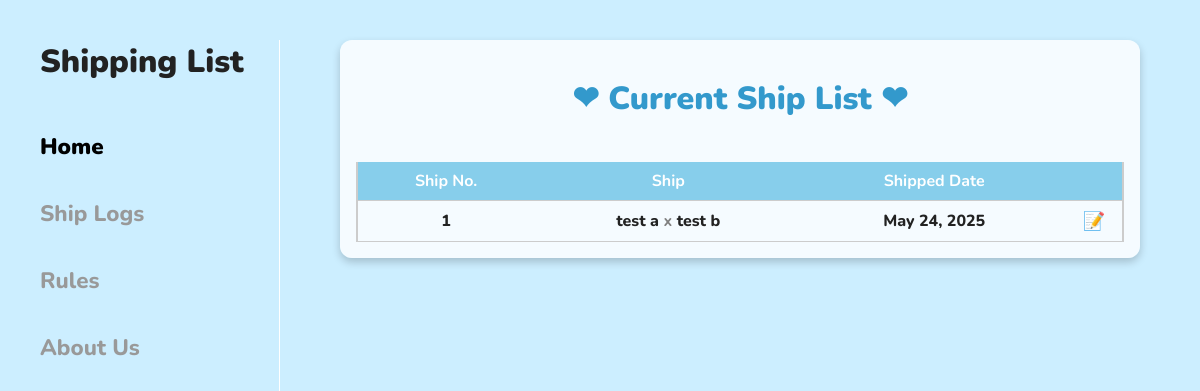
The app's page /, older data.
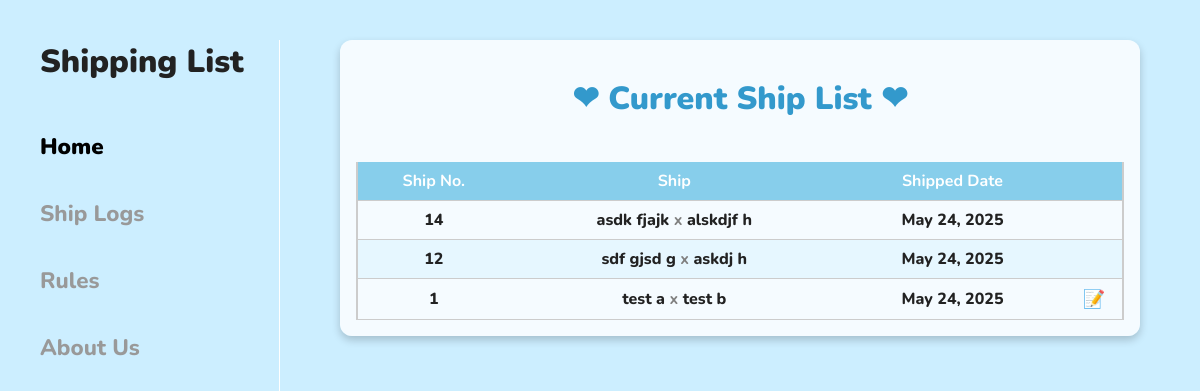
The same page, newer data.
### shiplist/models.py (models this page shows, shortened)
class Ship(models.Model):
    ship_no = models.IntegerField()
    half = models.CharField(max_length=50)
    half_other = models.CharField(max_length=50)
    status = models.IntegerField(choices=STATUS_CHOICES, default=0)
    shipped_date = models.DateTimeField(auto_now_add=True)
    remarks = models.CharField(max_length=255, blank=True)

### shiplist/views.py (the view)
# urls.py: path('', home, name='home'),
def home(request): # show only sailing ships
    sailing_ships = Ship.objects.filter(status=2).order_by('-ship_no')
    return render(request, 'shiplist/index.html', {'ships': sailing_ships})

### shiplist/templates/shiplist/index.html (shortened to what this page needs)
{% extends "shiplist/base.html" %} {% block title %}Current Ships{% endblock %}
{% block content %}
<div class="container">
    <h1>❤︎ Current Ship List ❤︎</h1>
    <div class="table-container">
        <table>
            <thead>
                <tr>
                    <th>Ship No.</th>
                    <th>Ship</th>
                    <th>Shipped Date</th>
                    <th></th>
                </tr>
            </thead>
            <tbody>
                {% for ship in ships %}
                <tr>
                    <td>{{ ship.ship_no }}</td>
                    <td>
                        {{ ship.half }} <span style="color: gray; font-weight: bold">x</span> {{ ship.half_other }}
                    </td>
                    <td>{{ ship.shipped_date|date:"F j, Y" }}</td>
                    <td style="width: 40px; text-align: center">
                        {% if ship.remarks %}
                        <button class="note-btn" data-remarks="{{ ship.remarks|escapejs }}">
                            📝
                        </button>
                        {% else %}
                        &nbsp; {% endif %}
                    </td>
                </tr>
                {% endfor %}
            </tbody>
        </table>
    </div>
</div>
{% endblock %}

Row changes from the older to the newer data that the page shows:
added Ship: ship_no "14", half "asdk fjajk", half_other "alskdjf h", shipped_date "May 24, 2025"
added Ship: ship_no "12", half "sdf gjsd g", half_other "askdj h", shipped_date "May 24, 2025"
